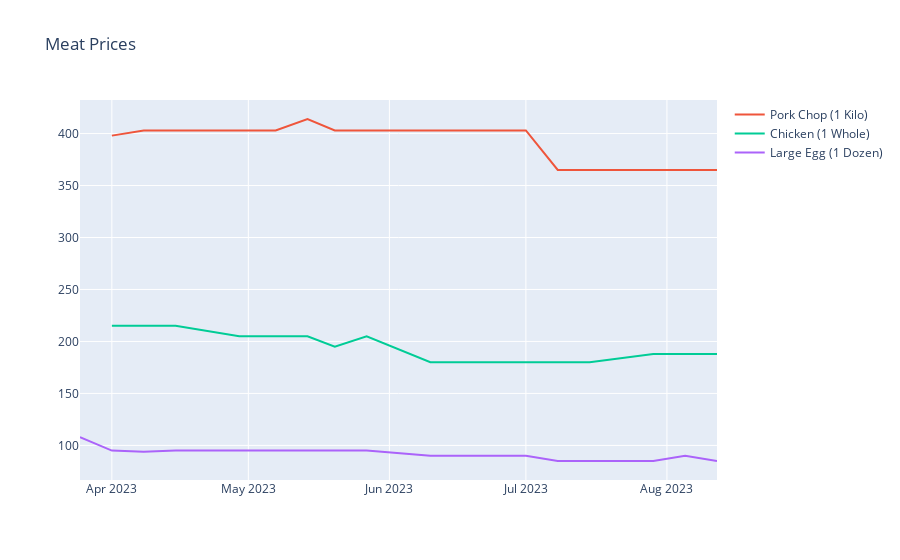

The code cell stored with this chart in its notebook:
### Markdown cell above
<hr>
<h4 align="center">Meat</h4>

### Code cell
meat_df = pd.read_csv("./data/Meat.csv")
meat_fig = px.line(title="Meat Prices", markers=True)
meat_fig.add_scatter(x=meat_df['Date'], y=meat_df["Pork Chop (1 Kilo)"], mode='lines', name="Pork Chop (1 Kilo)")
meat_fig.add_scatter(x=meat_df['Date'], y=meat_df["Chicken (1 Whole)"], mode='lines', name="Chicken (1 Whole)")
meat_fig.add_scatter(x=meat_df['Date'], y=meat_df["Large Egg (1 Dozen)"], mode='lines', name="Large Egg (1 Dozen)")

### Figure 1 — Plotly figure (JSON) as saved in the notebook; plotly's stock layout.template omitted (floating-point values rounded to 4 significant figures)
{"data": [{"hovertemplate": "<extra></extra>", "legendgroup": "", "line": {"color": "#636efa", "dash": "solid"}, "marker": {"symbol": "circle"}, "mode": "lines+markers", "name": "", "orientation": "v", "showlegend": false, "type": "scatter", "xaxis": "x", "yaxis": "y"}, {"mode": "lines", "name": "Pork Chop (1 Kilo)", "type": "scatter", "x": ["2023-03-25", "2023-04-01", "2023-04-08", "2023-04-15", "2023-04-29", "2023-05-07", "2023-05-14", "2023-05-20", "2023-05-27", "2023-06-10", "2023-06-17", "2023-07-01", "2023-07-08", "2023-07-15", "2023-07-29", "2023-08-05", "2023-08-12"], "y": [null, 398, 403, 403, 403, 403, 414, 403, 403, 403, 403, 403, 365, 365, 365, 365, 365]}, {"mode": "lines", "name": "Chicken (1 Whole)", "type": "scatter", "x": ["2023-03-25", "2023-04-01", "2023-04-08", "2023-04-15", "2023-04-29", "2023-05-07", "2023-05-14", "2023-05-20", "2023-05-27", "2023-06-10", "2023-06-17", "2023-07-01", "2023-07-08", "2023-07-15", "2023-07-29", "2023-08-05", "2023-08-12"], "y": [null, 215, 215, 215, 205, 205, 205, 195, 205, 180, 180, 180, 180, 180, 188, 188, 188]}, {"mode": "lines", "name": "Large Egg (1 Dozen)", "type": "scatter", "x": ["2023-03-25", "2023-04-01", "2023-04-08", "2023-04-15", "2023-04-29", "2023-05-07", "2023-05-14", "2023-05-20", "2023-05-27", "2023-06-10", "2023-06-17", "2023-07-01", "2023-07-08", "2023-07-15", "2023-07-29", "2023-08-05", "2023-08-12"], "y": [108, 95, 94, 95, 95, 95, 95, 95, 95, 90, 90, 90, 85, 85, 85, 90, 85]}], "layout": {"autosize": true, "legend": {"tracegroupgap": 0}, "title": {"text": "Meat Prices"}, "xaxis": {"anchor": "y", "autorange": true, "domain": [0, 1], "range": ["2023-03-25", "2023-08-12"], "type": "date"}, "yaxis": {"anchor": "x", "autorange": true, "domain": [0, 1], "range": [66.72, 432.3], "type": "linear"}}}
